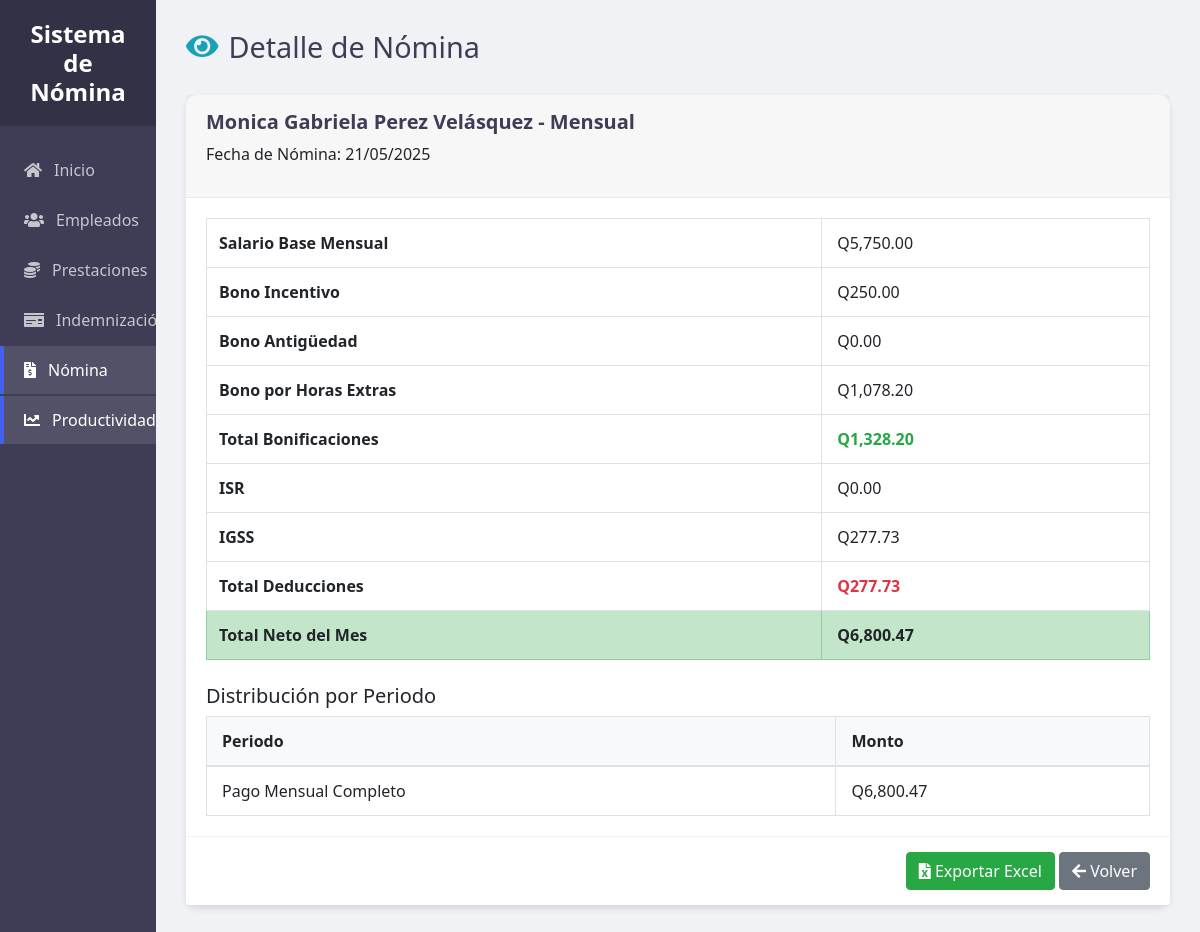
Page /ProyectoNomina/index.php?controller=nomina&action=detalle&id=27 on the committed database.
### tables this page shows
CREATE TABLE `nomina` (
  `ID_Nomina` int(11) NOT NULL,
  `ID_Emp` int(11) NOT NULL,
  `Tipo_Nomina` enum('Semanal','Quincenal','Mensual') NOT NULL,
  `Fecha_Nomina` date NOT NULL,
  `Salario_Base` decimal(10,2) NOT NULL,
  `Bono_Incentivo` decimal(10,2) DEFAULT 250.00,
  `Bono_Antiguedad` decimal(10,2) DEFAULT 0.00,
  `Bono_HorasExtras` decimal(10,2) DEFAULT 0.00,
  `ISR` decimal(10,2) DEFAULT 0.00,
  `IGSS` decimal(10,2) DEFAULT 0.00,
  `Total_Neto` decimal(10,2) NOT NULL
);

### ProyectoNomina/Controllers/NominaController.php (called while the page is built, shortened)
<?php
require_once 'Models/NominaModelo.php';
class NominaController {
    private $nomina;
    public function __construct() {
        $db = db::conectar();
        $this->nomina = new NominaModelo($db);
    }
    public function detalle() {
        $id = $_GET['id'] ?? null;
        $nomina = $this->nomina->obtenerNominaPorId($id);
        $detalle = $this->nomina->calcularDistribucion($id);
        $resumen = $this->nomina->resumenNomina($id);
        require_once 'Views/nomina/detalle.php';
    }
}

### ProyectoNomina/Models/NominaModelo.php (called while the page is built, shortened)
<?php
class NominaModelo {
    private $conn;
    public function __construct($db) {
        $this->conn = $db;
    }
    public function obtenerNominaPorId($id) {
        $stmt = $this->conn->prepare("CALL spObtenerNominaPorId(:id)");
        $stmt->bindParam(':id', $id, PDO::PARAM_INT);
        $stmt->execute();
        return $stmt->fetch(PDO::FETCH_ASSOC);
    }
    public function calcularDistribucion($id) {
        $stmt = $this->conn->prepare("CALL spDistribucionNomina(:id)");
        $stmt->bindParam(':id', $id, PDO::PARAM_INT);
        $stmt->execute();
        return $stmt->fetchAll(PDO::FETCH_ASSOC);
    }
    public function resumenNomina($id) {
        $stmt = $this->conn->prepare("CALL spResumenNomina(:id)");
        $stmt->bindParam(':id', $id, PDO::PARAM_INT);
        $stmt->execute();
        return $stmt->fetch(PDO::FETCH_ASSOC);
    }
}

### ProyectoNomina/Views/Nomina/detalle.php (the view, shortened to what this page needs)
<!DOCTYPE html>
<html lang="es">
<head>
    <link rel="stylesheet" href="https://cdn.jsdelivr.net/npm/bootstrap@4.6.2/dist/css/bootstrap.min.css">
    <link rel="stylesheet" href="https://cdnjs.cloudflare.com/ajax/libs/font-awesome/5.15.4/css/all.min.css">
    <link rel="stylesheet" href="Public/CSS/styleVerEmp.css">
</head>
<body>
    <div class="sidebar">
        <div class="sidebar-header">
            <h3>Sistema de Nómina</h3>
        </div>
        <ul class="sidebar-menu">
            <li><a href="index.php"><i class="fas fa-home"></i> Inicio</a></li>
            <li><a href="index.php?controller=empleado&action=ver"><i class="fas fa-users"></i> Empleados</a></li>
            <li><a href="index.php?controller=prestacion&action=ver"><i class="fas fa-coins"></i> Prestaciones</a></li>
            <li><a href="index.php?controller=indemnizacion&action=ver"><i class="fas fa-money-check"></i> Indemnización</a></li>
            <li><a href="index.php?controller=nomina&action=ver" class="active"><i class="fas fa-file-invoice-dollar"></i> Nómina</a></li>
            <li><a href="index.php?controller=productividad&action=ver" class="active"><i class="fas fa-chart-line"></i> Productividad</a></li>
        </ul>
    </div>
    <div class="main-content">
        <div class="content-container">
            <div class="header">
                <div class="header-title">
                    <h1><i class="fas fa-eye text-info"></i> Detalle de Nómina</h1>
                </div>
            </div>
            <div class="card">
                <div class="card-header">
                    <h5><?= $nomina['nombre_empleado'] ?> - <?= $nomina['Tipo_Nomina'] ?></h5>
                    <p>Fecha de Nómina: <?= date('d/m/Y', strtotime($nomina['Fecha_Nomina'])) ?></p>
                </div>
                <div class="card-body">
                    <table class="table table-bordered">
                        <tbody>
                            <tr><th>Salario Base Mensual</th><td>Q<?= number_format($resumen['salario_base'], 2) ?></td></tr>
                            <tr><th>Bono Incentivo</th><td>Q<?= number_format($resumen['bono_incentivo'], 2) ?></td></tr>
                            <tr><th>Bono Antigüedad</th><td>Q<?= number_format($resumen['bono_antiguedad'], 2) ?></td></tr>
                            <tr><th>Bono por Horas Extras</th><td>Q<?= number_format($resumen['bono_horas_extras'], 2) ?></td></tr>
                            <tr><th>Total Bonificaciones</th><td class="text-success font-weight-bold">Q<?= number_format($resumen['total_bonos'], 2) ?></td></tr>
                            <tr><th>ISR</th><td>Q<?= number_format($resumen['ISR'], 2) ?></td></tr>
                            <tr><th>IGSS</th><td>Q<?= number_format($resumen['IGSS'], 2) ?></td></tr>
                            <tr><th>Total Deducciones</th><td class="text-danger font-weight-bold">Q<?= number_format($resumen['total_deducciones'], 2) ?></td></tr>
                            <tr class="table-success">
                                <th>Total Neto del Mes</th>
                                <td><strong>Q<?= number_format($resumen['total_neto'], 2) ?></strong></td>
                            </tr>
                        </tbody>
                    </table>
                    <?php if (!empty($detalle)): ?>
                        <h5 class="mt-4">Distribución por Periodo</h5>
                        <table class="table table-sm table-bordered">
                            <thead><tr><th>Periodo</th><th>Monto</th></tr></thead>
                            <tbody>
                                <?php foreach ($detalle as $fila): ?>
                                    <tr>
                                        <td><?= $fila['periodo'] ?></td>
                                        <td>Q<?= number_format($fila['monto'], 2) ?></td>
                                    </tr>
                                <?php endforeach; ?>
                            </tbody>
                        </table>
                    <?php endif; ?>
                </div>
                <div class="card-footer text-right">
                    <a href="core/exportar_detalle.php?id=<?= $nomina['ID_Nomina'] ?>" class="btn btn-success">
                        <i class="fas fa-file-excel"></i> Exportar Excel
                    </a>
                    <a href="index.php?controller=nomina&action=ver" class="btn btn-secondary">
                        <i class="fas fa-arrow-left"></i> Volver
                    </a>
                </div>
            </div>
        </div>
    </div>
</body>
</html>

### ProyectoNomina/Public/CSS/styleVerEmp.css (style rules this page uses)
:root { --primary: #4361ee; --secondary: #3f3d56; --success: #23a359; --danger: #e74c3c; --light: #f8f9fa; --dark: #343a40; --gray: #6c757d; --sidebar-width: 13%; }
body { margin: 0; padding: 0; font-family: 'Segoe UI', Roboto, 'Helvetica Neue', Arial, sans-serif; background-color: #f0f2f5; display: flex; min-height: 100vh; overflow: hidden; }
.sidebar { width: var(--sidebar-width); background-color: var(--secondary); color: white; position: fixed; height: 100vh; overflow-y: auto; z-index: 100; }
.sidebar-header { padding: 20px; background-color: rgba(0, 0, 0, 0.2); text-align: center; }
.sidebar-header h3 { margin: 0; font-size: 1.5rem; font-weight: 600; }
.sidebar-menu { list-style: none; padding: 0; margin: 20px 0; }
.sidebar-menu li { margin-bottom: 2px; }
.sidebar-menu a { display: flex; align-items: center; padding: 12px 20px; color: rgba(255, 255, 255, 0.7); text-decoration: none; transition: all 0.3s; border-left: 4px solid transparent; }
.sidebar-menu a:hover, .sidebar-menu a.active { background-color: rgba(255, 255, 255, 0.1); color: white; border-left-color: var(--primary); }
.sidebar-menu i { margin-right: 12px; }
.main-content { flex: 1; margin-left: var(--sidebar-width); height: 100vh; overflow-y: auto; }
.content-container { padding: 30px; max-width: 1800px; margin: 0 auto; }
.header { display: flex; justify-content: space-between; align-items: center; margin-bottom: 30px; }
.header-title h1 { margin: 0; font-size: 1.8rem; color: var(--secondary); display: flex; align-items: center; }
.header-title h1 i { margin-right: 10px; }
.card { border: none; border-radius: 10px; box-shadow: 0 4px 6px rgba(0, 0, 0, 0.1); margin-bottom: 30px; background-color: white; }
.card-header { padding: 15px 20px; border-bottom: 1px solid rgba(0, 0, 0, 0.05); }
.card-header h5 { font-weight: 600; color: var(--secondary); }
.table { margin-bottom: 0; width: 100%; }
.table thead th { position: sticky; top: 0; background-color: #f8f9fa; z-index: 10; font-weight: 600; border-top: none; border-bottom: 2px solid #dee2e6; padding: 12px 15px; white-space: nowrap; }
.table td { padding: 12px 15px; vertical-align: middle; }
.card-footer { background-color: white; border-top: 1px solid rgba(0, 0, 0, 0.05); padding: 15px 20px; }

### rows in the picture
nomina: Tipo_Nomina "Mensual", Fecha_Nomina "21/05/2025", Salario_Base "5,750.00", Bono_Incentivo "250.00", Bono_Antiguedad "0.00", Bono_HorasExtras "1,078.20", ISR "0.00", IGSS "277.73", Total_Neto "6,800.47"

### other values in the picture
$nomina['nombre_empleado'] "Monica Gabriela Perez Velásquez"
$resumen['total_bonos'] "1,328.20"
$resumen['total_deducciones'] "277.73"
$fila['periodo'] "Pago Mensual Completo"
$fila['monto'] "6,800.47"
